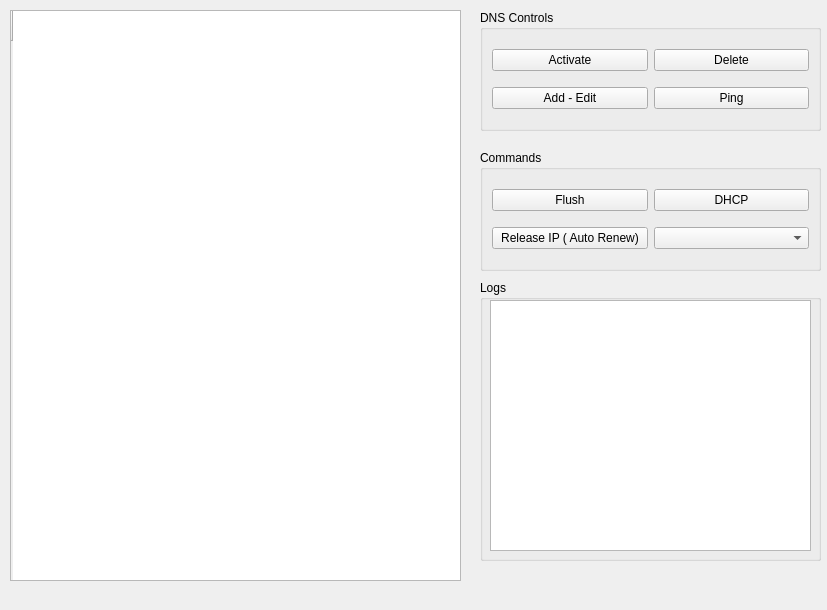
<?xml version="1.0" encoding="UTF-8"?>
<ui version="4.0">
 <class>MainWindow</class>
 <widget class="QMainWindow" name="MainWindow">
  <property name="geometry">
   <rect>
    <x>0</x>
    <y>0</y>
    <width>827</width>
    <height>610</height>
   </rect>
  </property>
  <property name="windowTitle">
   <string>MainWindow</string>
  </property>
  <widget class="QWidget" name="centralwidget">
   <widget class="QTableWidget" name="dns_table">
    <property name="geometry">
     <rect>
      <x>10</x>
      <y>10</y>
      <width>451</width>
      <height>571</height>
     </rect>
    </property>
    <row>
     <property name="text">
      <string/>
     </property>
    </row>
   </widget>
   <widget class="QGroupBox" name="groupBox">
    <property name="geometry">
     <rect>
      <x>480</x>
      <y>10</y>
      <width>341</width>
      <height>121</height>
     </rect>
    </property>
    <property name="title">
     <string>DNS Controls</string>
    </property>
    <layout class="QGridLayout" name="gridLayout">
     <item row="0" column="0">
      <widget class="QPushButton" name="act_btn">
       <property name="text">
        <string>Activate</string>
       </property>
      </widget>
     </item>
     <item row="0" column="1">
      <widget class="QPushButton" name="del_btn">
       <property name="text">
        <string>Delete</string>
       </property>
      </widget>
     </item>
     <item row="1" column="0">
      <widget class="QPushButton" name="add_edit_btn">
       <property name="text">
        <string>Add - Edit</string>
       </property>
      </widget>
     </item>
     <item row="1" column="1">
      <widget class="QPushButton" name="ping_btn">
       <property name="text">
        <string>Ping</string>
       </property>
      </widget>
     </item>
    </layout>
   </widget>
   <widget class="QGroupBox" name="groupBox_2">
    <property name="geometry">
     <rect>
      <x>480</x>
      <y>150</y>
      <width>341</width>
      <height>121</height>
     </rect>
    </property>
    <property name="title">
     <string>Commands</string>
    </property>
    <layout class="QGridLayout" name="commands_grid">
     <item row="0" column="0">
      <widget class="QPushButton" name="flush_btn">
       <property name="text">
        <string>Flush</string>
       </property>
      </widget>
     </item>
     <item row="0" column="1">
      <widget class="QPushButton" name="dhcp_btn">
       <property name="text">
        <string>DHCP</string>
       </property>
      </widget>
     </item>
     <item row="1" column="0">
      <widget class="QPushButton" name="release_btn">
       <property name="text">
        <string>Release IP ( Auto Renew)</string>
       </property>
      </widget>
     </item>
     <item row="1" column="1">
      <widget class="QComboBox" name="adapters_cbox"/>
     </item>
    </layout>
   </widget>
   <widget class="QGroupBox" name="groupBox_3">
    <property name="geometry">
     <rect>
      <x>480</x>
      <y>280</y>
      <width>341</width>
      <height>281</height>
     </rect>
    </property>
    <property name="title">
     <string>Logs</string>
    </property>
    <widget class="QTextEdit" name="logs">
     <property name="geometry">
      <rect>
       <x>10</x>
       <y>20</y>
       <width>321</width>
       <height>251</height>
      </rect>
     </property>
    </widget>
   </widget>
  </widget>
  <widget class="QMenuBar" name="menubar">
   <property name="geometry">
    <rect>
     <x>0</x>
     <y>0</y>
     <width>827</width>
     <height>22</height>
    </rect>
   </property>
  </widget>
 </widget>
 <resources/>
 <connections/>
</ui>
